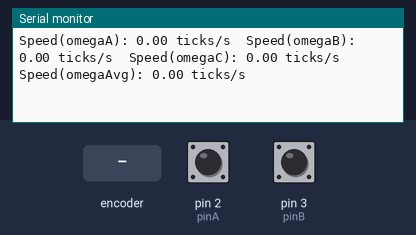
Simulated run of this sketch. Board: Arduino Uno, built with avr-gcc and run on an emulated ATmega328P. On the bench: the last lines printed to the serial monitor. Inputs (shaded band) come from the test bench; at power-on: pin 2 (pinA) HIGH, pin 3 (pinB) HIGH.

Above: at 1.2 s.
1.3 s: rotary encoder on pin 2 (pinA) / pin 3 (pinB) turned 1 step (first pin leading)
At 1.54 s:
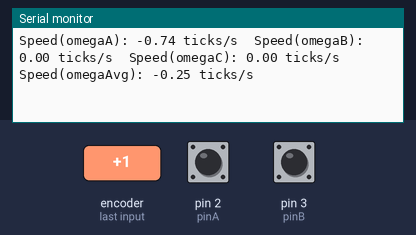
4.5 s: rotary encoder on pin 2 (pinA) / pin 3 (pinB) turned 1 step (first pin leading)
At 4.77 s:
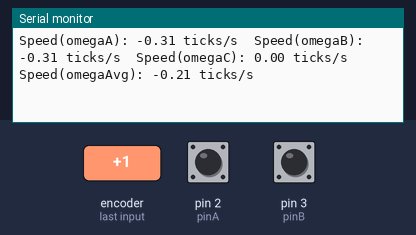
7.7 s: rotary encoder on pin 2 (pinA) / pin 3 (pinB) turned 1 step (first pin leading)
10.9 s: rotary encoder on pin 2 (pinA) / pin 3 (pinB) turned 1 step (first pin leading)
At 11.24 s:
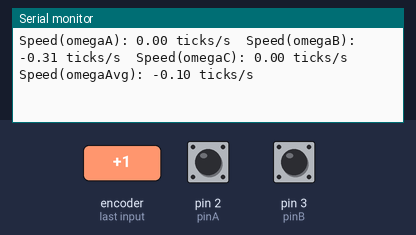
14.1 s: rotary encoder on pin 2 (pinA) / pin 3 (pinB) turned 1 step (first pin leading)
At 14.35 s:
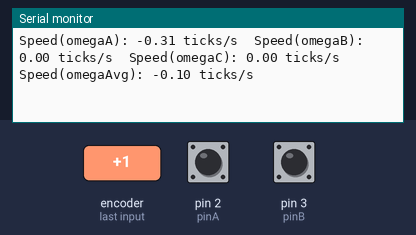
Timing chart, 0 to 17.1 s (numbered marks = the images above; inputs shaded):
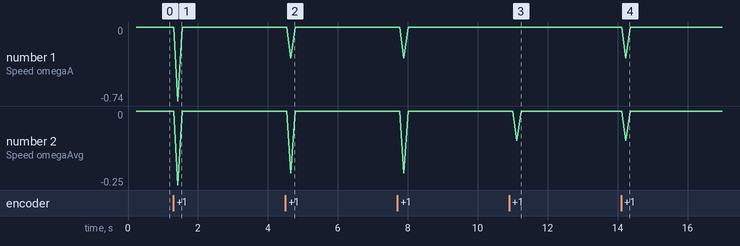

The sketch:

speedometerTest.ino
```cpp
/*    /// Test Speedometer ///

Use this code to test your brushless motor's hall effect sensors

With your RC receiver connected directly to your brushless sensored motor &
steering servo, connect the 6pin JST connector from your motor sensor to one
terminal of the ECE robocar board, and the other to your ESC to intercept the
pulses.  This script shall allow you to read the speed of the motor in ticks/s
via the serial monitor

*** Make sure your car is resting securely on a stand, wheels free to spin ****


*///
///


const int pinA = 2;
const int pinB = 3;
const int pinC = 4;

int valuePhaseB = 0;
volatile double pulses = 0;
double timeO = 0;
double timeF = 0;
double elapsedTime = 0;
double ticA = micros();
double tocA = 0;
double ticB = micros();
double tocB = 0;
double ticC = micros();
double tocC = 0;
double omegaAPeriod;
double omegaBPeriod;
double omegaCPeriod;
double omegaArray[4];
float omegaA = 0;
float omegaB = 0;
float omegaC = 0;
float omegaAvg = 0;
float encoderSpeed = 0;

bool reverse = false;


void setup() {
  Serial.begin(9600);
  pinMode(pinA, INPUT_PULLUP);   // configure the I.0 as a INPUTS
  pinMode(pinB, INPUT_PULLUP);
  pinMode(pinC, INPUT_PULLUP);
  attachInterrupt(digitalPinToInterrupt(pinA), detectAPulses, RISING);    // enable external interrupt with a rising edge of PhaseA
  attachInterrupt(digitalPinToInterrupt(pinB), detectBPulses, RISING);    // enable external interrupt with a rising edge of PhaseB
  attachInterrupt(digitalPinToInterrupt(pinC), detectCPulses, RISING);    // enable external interrupt with a rising edge of PhaseC
  timeO = micros();   // Initialize initial time
}

void loop() {
    //////////////////////////////////////////////////////////////
    // Measuring period
    timeF = micros();     // Geting the final time to get the speed
    elapsedTime = timeF - timeO;
    if (timeF - tocA > 1e5) {
      omegaA = 0;
    }
    else{
      omegaA = (1e6/omegaAPeriod);
    }

    if (timeF - tocB > 1e5) {
      omegaB = 0;
    }
    else{
      omegaB = (1e6/omegaBPeriod);
    }

    if (timeF - tocC > 1e5) {
      omegaC = 0;
    }
    else{
      omegaC = (1e6/omegaCPeriod);
    }
    omegaAvg = (omegaA + omegaB + omegaC)/3;

    if (reverse == true) {
        omegaA *= (-1);
        omegaB *= (-1);
        omegaC *= (-1);
        omegaAvg *= (-1);
    }


    Serial.print("Speed(omegaA): ");
    Serial.print(omegaA);     // Printing speed value
    Serial.print(" ticks/s\t");
    Serial.print("Speed(omegaB): ");
    Serial.print(omegaB);     // Printing speed value
    Serial.print(" ticks/s\t");
    Serial.print("Speed(omegaC): ");
    Serial.print(omegaC);     // Printing speed value
    Serial.print(" ticks/s\t");
    Serial.print("Speed(omegaAvg): ");
    Serial.print(omegaAvg);     // Printing speed value
    Serial.println(" ticks/s");

    timeO = micros();    // Initialize initial time again
}

void detectAPulses() {
  if (digitalRead(pinB) == HIGH) { //Confirm if we are moving forward
     reverse = false;
  }
  else { //Confirm if we are in reverse
      reverse = true;
  }

  ticA = micros();
  omegaAPeriod = ticA - tocA;
  tocA = ticA;
}

void detectBPulses() {
  ticB = micros();
  omegaBPeriod = ticB - tocB;
  tocB = ticB;
}

void detectCPulses() {
  ticC = micros();
  omegaCPeriod = ticC - tocC;
  tocC = ticC;
}
```

Measured:
- after the input at 1.3 s, the serial monitor: prints a new line after 0.13 s (image 1)
- after the input at 4.5 s, the serial monitor: prints a new line after 0.16 s (image 2)
- after the input at 10.9 s, the serial monitor: prints a new line after 0.22 s (image 3)
- after the input at 14.1 s, the serial monitor: prints a new line after 0.13 s (image 4)
